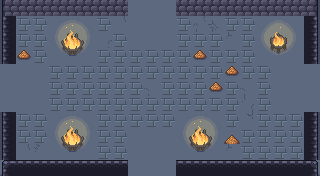

Below is a game level as drawn by its tile map, then a one-line description and the .tmx file that defines it, in full:
An orthogonal 20x11 tile map with 16x16 px tiles, 6 tile layers (ground, dressing, decor, walls, ...), 5 tilesets and 9 objects (5x ENTRY, 4x PROP).

<map version="1.10" tiledversion="1.10.2" orientation="orthogonal" renderorder="right-down" width="20" height="11" tilewidth="16" tileheight="16" infinite="0" nextlayerid="8" nextobjectid="10">
 <tileset firstgid="1" name="wall" tilewidth="16" tileheight="16" tilecount="493" columns="17">
  <image source="../../../gfx/tiles/cove/walls_floor.png" width="272" height="464" />
 </tileset>
 <tileset firstgid="494" name="cracks" tilewidth="16" tileheight="16" tilecount="120" columns="8">
  <image source="../../../gfx/tiles/cove/cracks_floor.png" width="128" height="240" />
 </tileset>
 <tileset firstgid="614" name="wallcracks" tilewidth="16" tileheight="16" tilecount="256" columns="8">
  <image source="../../../gfx/tiles/cove/cracks_walls.png" width="128" height="512" />
 </tileset>
 <tileset firstgid="870" name="objects" tilewidth="16" tileheight="16" tilecount="216" columns="24">
  <image source="../../../gfx/tiles/cove/objects.png" width="384" height="144" />
 </tileset>
 <tileset firstgid="1086" name="fire" tilewidth="16" tileheight="16" tilecount="198" columns="11">
  <image source="../../../gfx/tiles/cove/fire.png" width="176" height="288" />
  <tile id="0">
   <animation>
    <frame tileid="0" duration="150" />
    <frame tileid="33" duration="150" />
    <frame tileid="66" duration="150" />
    <frame tileid="99" duration="150" />
    <frame tileid="132" duration="150" />
    <frame tileid="165" duration="150" />
   </animation>
  </tile>
  <tile id="1">
   <animation>
    <frame tileid="1" duration="150" />
    <frame tileid="34" duration="150" />
    <frame tileid="67" duration="150" />
    <frame tileid="100" duration="150" />
    <frame tileid="133" duration="150" />
    <frame tileid="166" duration="150" />
   </animation>
  </tile>
  <tile id="2">
   <animation>
    <frame tileid="2" duration="150" />
    <frame tileid="35" duration="150" />
    <frame tileid="68" duration="150" />
    <frame tileid="101" duration="150" />
    <frame tileid="134" duration="150" />
    <frame tileid="167" duration="150" />
   </animation>
  </tile>
  <tile id="3">
   <animation>
    <frame tileid="3" duration="150" />
    <frame tileid="36" duration="150" />
    <frame tileid="69" duration="150" />
    <frame tileid="102" duration="150" />
    <frame tileid="135" duration="150" />
    <frame tileid="168" duration="150" />
   </animation>
  </tile>
  <tile id="4">
   <animation>
    <frame tileid="4" duration="150" />
    <frame tileid="37" duration="150" />
    <frame tileid="70" duration="150" />
    <frame tileid="103" duration="150" />
    <frame tileid="136" duration="150" />
    <frame tileid="169" duration="150" />
   </animation>
  </tile>
  <tile id="5">
   <animation>
    <frame tileid="5" duration="150" />
    <frame tileid="38" duration="150" />
    <frame tileid="71" duration="150" />
    <frame tileid="104" duration="150" />
    <frame tileid="137" duration="150" />
    <frame tileid="170" duration="150" />
   </animation>
  </tile>
  <tile id="6">
   <animation>
    <frame tileid="6" duration="150" />
    <frame tileid="39" duration="150" />
    <frame tileid="72" duration="150" />
    <frame tileid="105" duration="150" />
    <frame tileid="138" duration="150" />
    <frame tileid="171" duration="150" />
   </animation>
  </tile>
  <tile id="7">
   <animation>
    <frame tileid="7" duration="150" />
    <frame tileid="40" duration="150" />
    <frame tileid="73" duration="150" />
    <frame tileid="106" duration="150" />
    <frame tileid="139" duration="150" />
    <frame tileid="172" duration="150" />
   </animation>
  </tile>
  <tile id="8">
   <animation>
    <frame tileid="8" duration="150" />
    <frame tileid="41" duration="150" />
    <frame tileid="74" duration="150" />
    <frame tileid="107" duration="150" />
    <frame tileid="140" duration="150" />
    <frame tileid="173" duration="150" />
   </animation>
  </tile>
  <tile id="9">
   <animation>
    <frame tileid="9" duration="150" />
    <frame tileid="42" duration="150" />
    <frame tileid="75" duration="150" />
    <frame tileid="108" duration="150" />
    <frame tileid="141" duration="150" />
    <frame tileid="174" duration="150" />
   </animation>
  </tile>
  <tile id="10">
   <animation>
    <frame tileid="10" duration="150" />
    <frame tileid="43" duration="150" />
    <frame tileid="76" duration="150" />
    <frame tileid="109" duration="150" />
    <frame tileid="142" duration="150" />
    <frame tileid="175" duration="150" />
   </animation>
  </tile>
  <tile id="11">
   <animation>
    <frame tileid="11" duration="150" />
    <frame tileid="44" duration="150" />
    <frame tileid="77" duration="150" />
    <frame tileid="110" duration="150" />
    <frame tileid="143" duration="150" />
    <frame tileid="176" duration="150" />
   </animation>
  </tile>
  <tile id="12">
   <animation>
    <frame tileid="12" duration="150" />
    <frame tileid="45" duration="150" />
    <frame tileid="78" duration="150" />
    <frame tileid="111" duration="150" />
    <frame tileid="144" duration="150" />
    <frame tileid="177" duration="150" />
   </animation>
  </tile>
  <tile id="13">
   <animation>
    <frame tileid="13" duration="150" />
    <frame tileid="46" duration="150" />
    <frame tileid="79" duration="150" />
    <frame tileid="112" duration="150" />
    <frame tileid="145" duration="150" />
    <frame tileid="178" duration="150" />
   </animation>
  </tile>
  <tile id="14">
   <animation>
    <frame tileid="14" duration="150" />
    <frame tileid="47" duration="150" />
    <frame tileid="80" duration="150" />
    <frame tileid="113" duration="150" />
    <frame tileid="146" duration="150" />
    <frame tileid="179" duration="150" />
   </animation>
  </tile>
  <tile id="15">
   <animation>
    <frame tileid="15" duration="150" />
    <frame tileid="48" duration="150" />
    <frame tileid="81" duration="150" />
    <frame tileid="114" duration="150" />
    <frame tileid="147" duration="150" />
    <frame tileid="180" duration="150" />
   </animation>
  </tile>
  <tile id="16">
   <animation>
    <frame tileid="16" duration="150" />
    <frame tileid="49" duration="150" />
    <frame tileid="82" duration="150" />
    <frame tileid="115" duration="150" />
    <frame tileid="148" duration="150" />
    <frame tileid="181" duration="150" />
   </animation>
  </tile>
  <tile id="17">
   <animation>
    <frame tileid="17" duration="150" />
    <frame tileid="50" duration="150" />
    <frame tileid="83" duration="150" />
    <frame tileid="116" duration="150" />
    <frame tileid="149" duration="150" />
    <frame tileid="182" duration="150" />
   </animation>
  </tile>
  <tile id="18">
   <animation>
    <frame tileid="18" duration="150" />
    <frame tileid="51" duration="150" />
    <frame tileid="84" duration="150" />
    <frame tileid="117" duration="150" />
    <frame tileid="150" duration="150" />
    <frame tileid="183" duration="150" />
   </animation>
  </tile>
  <tile id="19">
   <animation>
    <frame tileid="19" duration="150" />
    <frame tileid="52" duration="150" />
    <frame tileid="85" duration="150" />
    <frame tileid="118" duration="150" />
    <frame tileid="151" duration="150" />
    <frame tileid="184" duration="150" />
   </animation>
  </tile>
  <tile id="20">
   <animation>
    <frame tileid="20" duration="150" />
    <frame tileid="53" duration="150" />
    <frame tileid="86" duration="150" />
    <frame tileid="119" duration="150" />
    <frame tileid="152" duration="150" />
    <frame tileid="185" duration="150" />
   </animation>
  </tile>
  <tile id="21">
   <animation>
    <frame tileid="21" duration="150" />
    <frame tileid="54" duration="150" />
    <frame tileid="87" duration="150" />
    <frame tileid="120" duration="150" />
    <frame tileid="153" duration="150" />
    <frame tileid="186" duration="150" />
   </animation>
  </tile>
  <tile id="22">
   <animation>
    <frame tileid="22" duration="150" />
    <frame tileid="55" duration="150" />
    <frame tileid="88" duration="150" />
    <frame tileid="121" duration="150" />
    <frame tileid="154" duration="150" />
    <frame tileid="187" duration="150" />
   </animation>
  </tile>
  <tile id="23">
   <animation>
    <frame tileid="23" duration="150" />
    <frame tileid="56" duration="150" />
    <frame tileid="89" duration="150" />
    <frame tileid="122" duration="150" />
    <frame tileid="155" duration="150" />
    <frame tileid="188" duration="150" />
   </animation>
  </tile>
  <tile id="24">
   <animation>
    <frame tileid="24" duration="150" />
    <frame tileid="57" duration="150" />
    <frame tileid="90" duration="150" />
    <frame tileid="123" duration="150" />
    <frame tileid="156" duration="150" />
    <frame tileid="189" duration="150" />
   </animation>
  </tile>
  <tile id="25">
   <animation>
    <frame tileid="25" duration="150" />
    <frame tileid="58" duration="150" />
    <frame tileid="91" duration="150" />
    <frame tileid="124" duration="150" />
    <frame tileid="157" duration="150" />
    <frame tileid="190" duration="150" />
   </animation>
  </tile>
  <tile id="26">
   <animation>
    <frame tileid="26" duration="150" />
    <frame tileid="59" duration="150" />
    <frame tileid="92" duration="150" />
    <frame tileid="125" duration="150" />
    <frame tileid="158" duration="150" />
    <frame tileid="191" duration="150" />
   </animation>
  </tile>
  <tile id="27">
   <animation>
    <frame tileid="27" duration="150" />
    <frame tileid="60" duration="150" />
    <frame tileid="93" duration="150" />
    <frame tileid="126" duration="150" />
    <frame tileid="159" duration="150" />
    <frame tileid="192" duration="150" />
   </animation>
  </tile>
  <tile id="28">
   <animation>
    <frame tileid="28" duration="150" />
    <frame tileid="61" duration="150" />
    <frame tileid="94" duration="150" />
    <frame tileid="127" duration="150" />
    <frame tileid="160" duration="150" />
    <frame tileid="193" duration="150" />
   </animation>
  </tile>
  <tile id="29">
   <animation>
    <frame tileid="29" duration="150" />
    <frame tileid="62" duration="150" />
    <frame tileid="95" duration="150" />
    <frame tileid="128" duration="150" />
    <frame tileid="161" duration="150" />
    <frame tileid="194" duration="150" />
   </animation>
  </tile>
  <tile id="30">
   <animation>
    <frame tileid="30" duration="150" />
    <frame tileid="63" duration="150" />
    <frame tileid="96" duration="150" />
    <frame tileid="129" duration="150" />
    <frame tileid="162" duration="150" />
    <frame tileid="195" duration="150" />
   </animation>
  </tile>
  <tile id="31">
   <animation>
    <frame tileid="31" duration="150" />
    <frame tileid="64" duration="150" />
    <frame tileid="97" duration="150" />
    <frame tileid="130" duration="150" />
    <frame tileid="163" duration="150" />
    <frame tileid="196" duration="150" />
   </animation>
  </tile>
  <tile id="32">
   <animation>
    <frame tileid="32" duration="150" />
    <frame tileid="65" duration="150" />
    <frame tileid="98" duration="150" />
    <frame tileid="131" duration="150" />
    <frame tileid="164" duration="150" />
    <frame tileid="197" duration="150" />
   </animation>
  </tile>
 </tileset>
 <layer id="1" name="ground" width="20" height="11">
  <data encoding="csv">
251,251,251,251,251,251,251,251,251,251,251,251,251,251,251,251,251,251,251,251,
251,251,251,251,251,251,251,251,251,251,251,251,251,251,251,251,251,251,251,251,
251,251,251,251,251,251,251,251,251,251,251,251,251,251,251,251,251,251,251,251,
251,251,251,251,251,251,251,251,251,251,251,251,251,251,251,251,251,251,251,251,
251,251,251,251,251,251,251,251,251,251,251,251,251,251,251,251,251,251,251,251,
251,251,251,251,251,251,251,251,251,251,251,251,251,251,251,251,251,251,251,251,
251,251,251,251,251,251,251,251,251,251,251,251,251,251,251,251,251,251,251,251,
251,251,251,251,251,251,251,251,251,251,251,251,251,251,251,251,251,251,251,251,
251,251,251,251,251,251,251,251,251,251,251,251,251,251,251,251,251,251,251,251,
251,251,251,251,251,251,251,251,251,251,251,251,251,251,251,251,251,251,251,251,
251,251,251,251,251,251,251,251,251,251,251,251,251,251,251,251,251,251,251,251
</data>
 </layer>
 <layer id="2" name="dressing" width="20" height="11">
  <data encoding="csv">
0,0,629,651,636,0,0,0,0,0,0,0,650,0,0,0,0,0,616,0,
0,232,232,1091,1092,1093,232,602,0,0,0,232,611,593,232,232,1094,1095,1096,0,
0,232,232,1102,0,1104,596,232,0,0,0,232,232,232,599,232,1105,0,1107,0,
0,1051,232,1113,1114,1115,232,232,232,232,232,232,1051,232,232,232,1116,1117,1118,0,
0,0,0,232,232,232,232,232,232,232,232,232,232,232,1051,232,232,0,0,0,
0,0,0,232,232,232,232,232,232,597,232,232,232,1051,232,597,232,0,0,0,
0,0,0,232,232,232,232,232,232,232,232,232,232,232,232,610,232,0,0,0,
0,232,232,1091,1092,1093,232,232,232,232,232,1091,1092,1093,232,598,232,232,232,0,
0,232,232,1102,0,1104,232,232,0,0,0,1102,0,1104,909,232,232,232,232,0,
0,602,601,1113,1114,1115,232,232,0,0,0,1113,1114,1115,599,232,232,232,232,0,
0,0,0,0,0,0,0,0,0,0,0,0,0,0,0,0,0,0,0,0
</data>
 </layer>
 <layer id="3" name="decor" width="20" height="11">
  <data encoding="csv">
0,0,0,0,0,0,0,0,0,0,0,0,0,0,0,0,0,0,0,0,
0,0,0,0,0,0,0,0,0,0,0,0,0,0,0,0,0,0,0,0,
0,0,0,0,0,0,0,0,0,0,0,0,0,0,0,0,0,0,0,0,
0,0,0,0,0,0,0,0,0,0,0,0,0,0,0,0,0,0,0,0,
0,0,0,0,0,0,0,0,0,0,0,0,0,0,0,0,0,0,0,0,
0,0,0,0,0,0,0,0,0,0,0,0,0,0,0,0,0,0,0,0,
0,0,0,0,0,0,0,0,0,0,0,0,0,0,0,0,0,0,0,0,
0,0,0,0,0,0,0,0,0,0,0,0,0,0,0,0,0,0,0,0,
0,0,0,0,0,0,0,0,0,0,0,0,0,0,0,0,0,0,0,0,
0,0,0,0,0,0,0,0,0,0,0,0,0,0,0,0,0,0,0,0,
0,0,0,0,0,0,0,0,0,0,0,0,0,0,0,0,0,0,0,0
</data>
 </layer>
 <layer id="4" name="walls" width="20" height="11">
  <data encoding="csv">
70,71,71,71,71,71,71,71,0,0,0,71,71,71,71,71,71,71,71,72,
36,0,0,0,0,0,0,0,0,0,0,0,0,0,0,0,0,0,0,38,
36,0,0,0,0,0,0,0,0,0,0,0,0,0,0,0,0,0,0,38,
36,0,0,0,0,0,0,0,0,0,0,0,0,0,0,0,0,0,0,38,
0,0,0,0,0,0,0,0,0,0,0,0,0,0,0,0,0,0,0,0,
0,0,0,0,0,0,0,0,0,0,0,0,0,0,0,0,0,0,0,0,
0,0,0,0,0,0,0,0,0,0,0,0,0,0,0,0,0,0,0,0,
36,0,0,0,0,0,0,0,0,0,0,0,0,0,0,0,0,0,0,38,
36,0,0,0,0,0,0,0,0,0,0,0,0,0,0,0,0,0,0,38,
36,0,0,0,0,0,0,0,0,0,0,0,0,0,0,0,0,0,0,38,
19,20,20,20,20,20,20,20,0,0,0,20,20,20,20,20,20,20,20,21
</data>
 </layer>
 <layer id="5" name="props" width="20" height="11">
  <data encoding="csv">
0,0,0,0,0,0,0,0,0,0,0,0,0,0,0,0,0,0,0,0,
0,0,0,0,0,0,0,0,0,0,0,0,0,0,0,0,0,0,0,0,
0,0,0,0,1103,0,0,0,0,0,0,0,0,0,0,0,0,1106,0,0,
0,0,0,0,0,0,0,0,0,0,0,0,0,0,0,0,0,0,0,0,
0,0,0,0,0,0,0,0,0,0,0,0,0,0,0,0,0,0,0,0,
0,0,0,0,0,0,0,0,0,0,0,0,0,0,0,0,0,0,0,0,
0,0,0,0,0,0,0,0,0,0,0,0,0,0,0,0,0,0,0,0,
0,0,0,0,0,0,0,0,0,0,0,0,0,0,0,0,0,0,0,0,
0,0,0,0,1103,0,0,0,0,0,0,0,1103,0,0,0,0,0,0,0,
0,0,0,0,0,0,0,0,0,0,0,0,0,0,0,0,0,0,0,0,
0,0,0,0,0,0,0,0,0,0,0,0,0,0,0,0,0,0,0,0
</data>
 </layer>
 <layer id="6" name="overhead" width="20" height="11">
  <data encoding="csv">
0,0,0,0,0,0,0,0,0,0,0,0,0,0,0,0,0,0,0,0,
0,0,0,0,0,0,0,0,0,0,0,0,0,0,0,0,0,0,0,0,
0,0,0,0,0,0,0,0,0,0,0,0,0,0,0,0,0,0,0,0,
0,0,0,0,0,0,0,0,0,0,0,0,0,0,0,0,0,0,0,0,
0,0,0,0,0,0,0,0,0,0,0,0,0,0,0,0,0,0,0,0,
0,0,0,0,0,0,0,0,0,0,0,0,0,0,0,0,0,0,0,0,
0,0,0,0,0,0,0,0,0,0,0,0,0,0,0,0,0,0,0,0,
0,0,0,0,0,0,0,0,0,0,0,0,0,0,0,0,0,0,0,0,
0,0,0,0,0,0,0,0,0,0,0,0,0,0,0,0,0,0,0,0,
0,0,0,0,0,0,0,0,0,0,0,0,0,0,0,0,0,0,0,0,
0,0,0,0,0,0,0,0,0,0,0,0,0,0,0,0,0,0,0,0
</data>
 </layer>
 <objectgroup id="7" name="spawns">
  <object id="1" name="UP" type="ENTRY" x="152" y="24" />
  <object id="2" name="DOWN" type="ENTRY" x="152" y="152" />
  <object id="3" name="LEFT" type="ENTRY" x="24" y="88" />
  <object id="4" name="RIGHT" type="ENTRY" x="296" y="88" />
  <object id="5" name="" type="ENTRY" x="168" y="88" />
  <object id="6" name="torch" type="PROP" x="56" y="168" />
  <object id="7" name="torch" type="PROP" x="264" y="168" />
  <object id="8" name="torch" type="PROP" x="8" y="136" />
  <object id="9" name="torch" type="PROP" x="312" y="136" />
 </objectgroup>
</map>
